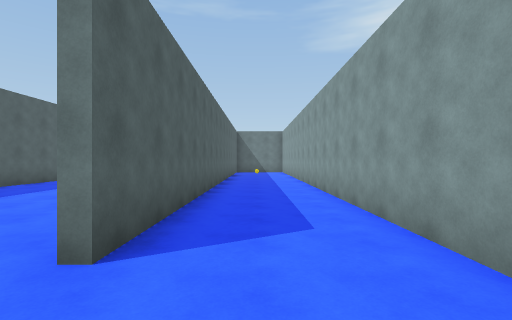
[1] (above)

24 first-person views from a walk through a Unity game level. The camera is 1.5 m above the floor, looks level and sees 85° across. The floor is counted in squares, 2 m on a side. Each view is taken from the middle of a square. On the plan, view 1 faces up. The plan holds only what a view shows up to about 10 squares ahead; the rest is blank. The place goes on beyond the plan. The player is left out.

[2]
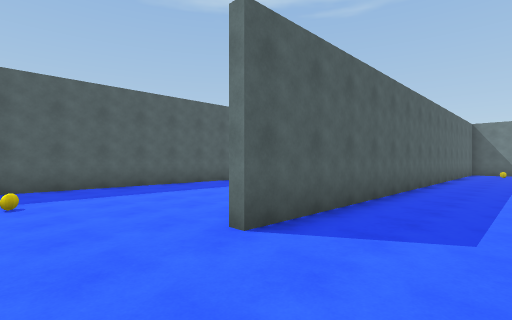

[3]
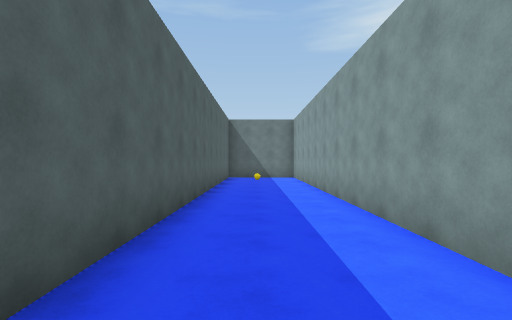

[4]
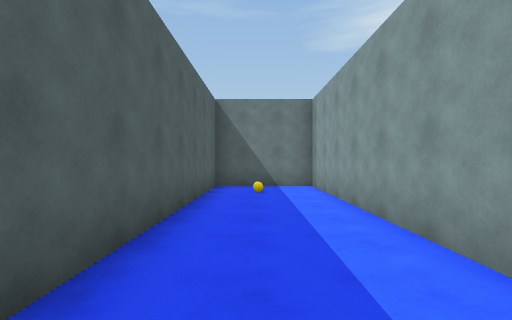

[5]
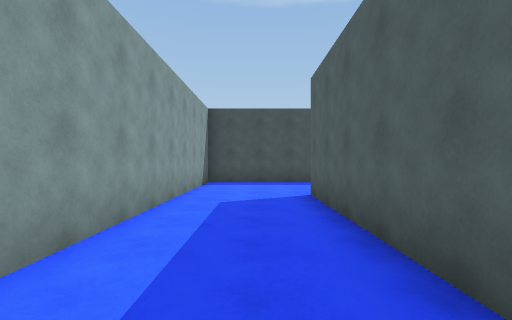

[6]
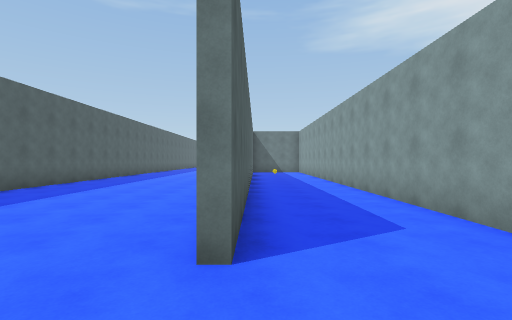

[7]
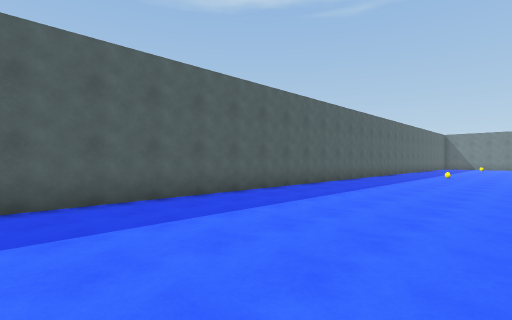

[8]
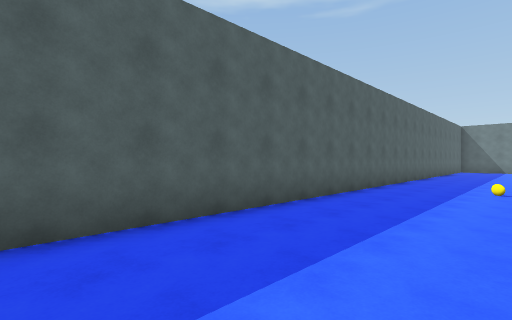

[9]
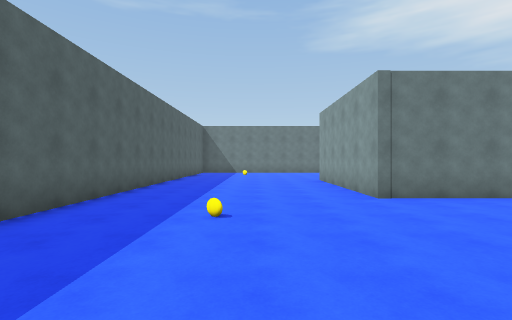

[10]
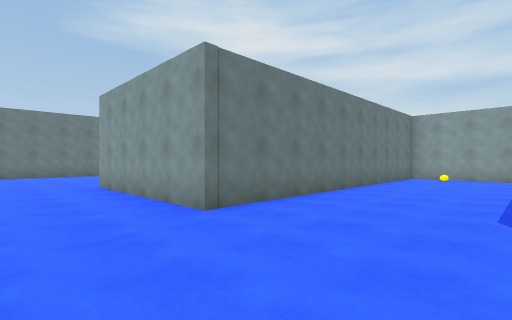

[11]
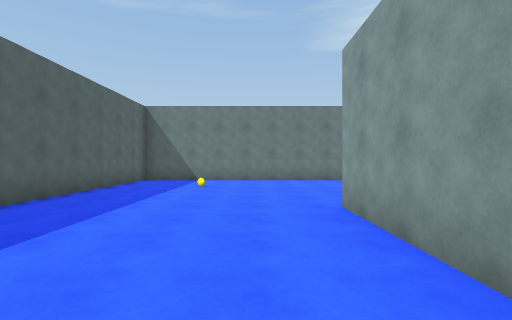

[12]
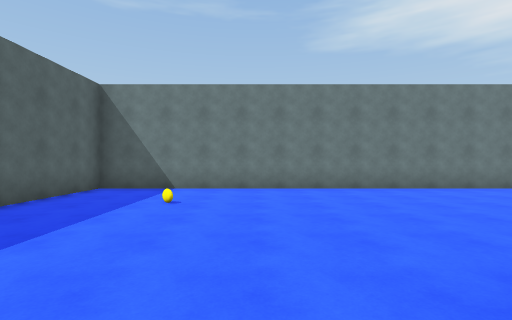

[13]
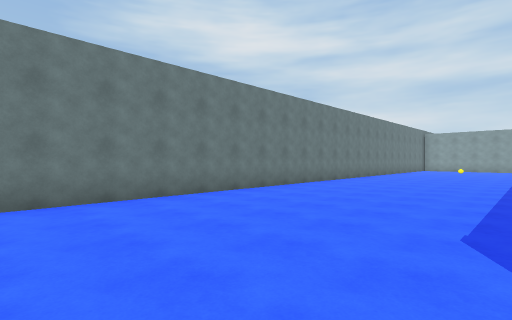

[14]
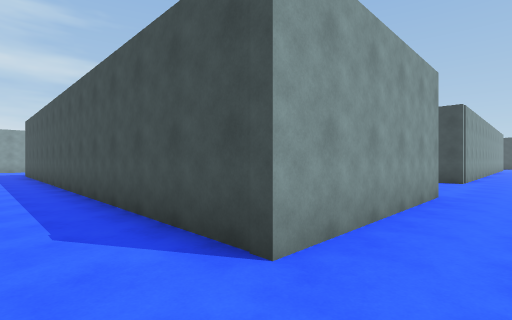

[15]
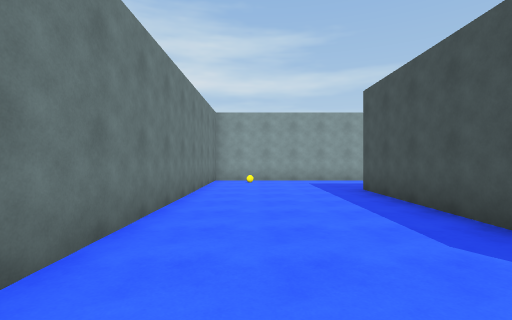

[16]
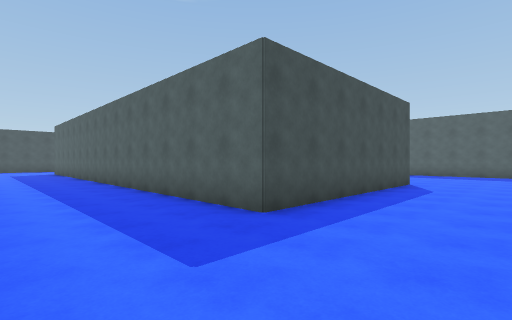

[17]
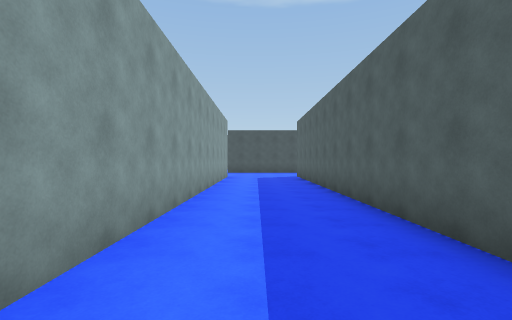

[18]
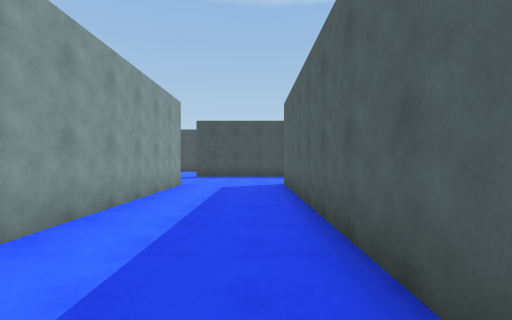

[19]
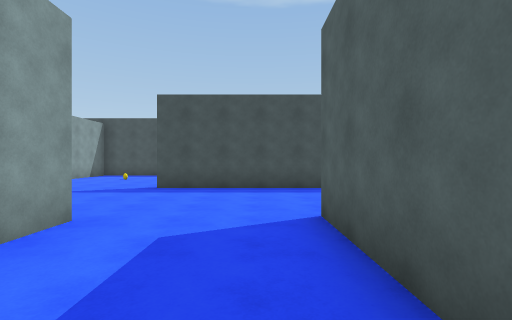

[20]
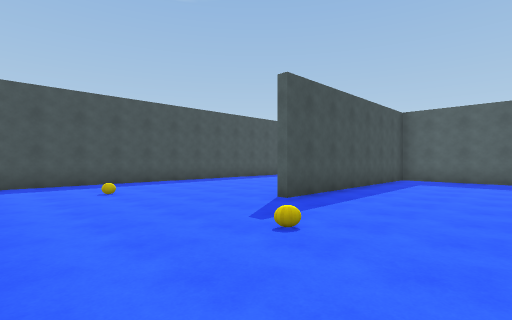

[21]
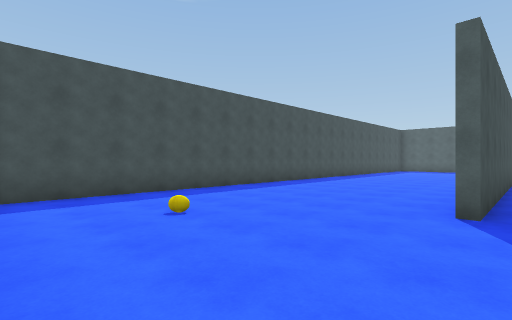

[22]
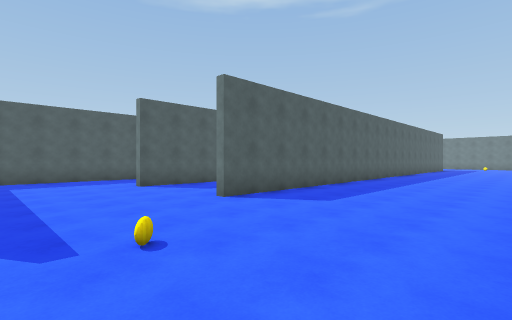

[23]
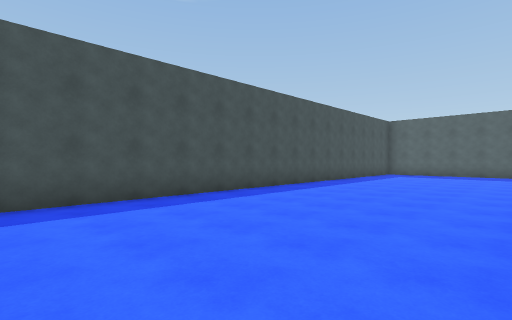

[24]
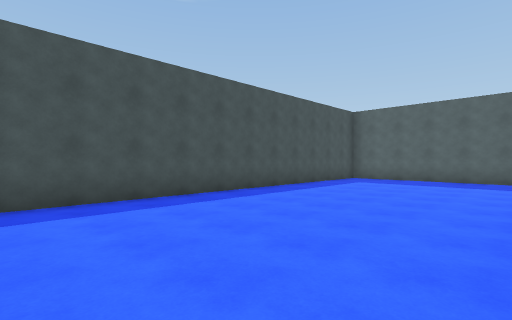

### Floor plan
Points are (right, up) in squares from view 1. A wall is a line through its corners. A room is listed if a view was taken in it or the views show most of it. See-through windows are left out.
Room 1 (views 1, 2, 3, 4, 5)
walls: (-0.4, -1.5) (1.6, -1.5) (1.6, 17) (-1.2, 17) (-1.2, 2)
ways out: opening at (-1, 0.5) to room 2
Room 2 (views 6, 7, 8, 9, 10, 11, 12, 13, 14, 15, 16, 17, 18, 19, 20, 21, 22, 23, 24)
walls: (-1.4, 15.6) (-1.4, 17.3) (5.1, 17.3) (5.1, 2.2); (8.3, 18.5) (8.3, 19.9); (8.5, 8.8) (8.5, 2.5); (7.9, 21.5) (-1.6, 21.5) (-1.6, 26.4) (9.5, 26.4); (1.9, 2.1) (1.9, -1.1); (8.3, 2.5) (8.3, 13.6); (2.4, -1.5) (8.8, -1.5); (-1.9, -1.5) (-0.4, -1.5); (5.8, 32.4) (-7.1, 32.4) (-7.1, 0.2); (-7.1, -2.4) (-7.1, -5.1); (-4.8, -7.4) (12.8, -7.4)
ways out: opening at (-1, 0.5) to room 1

Positions as (right, up) in squares from view 1, and headings:
1: (0, 0), facing up
2: (1, 0), facing up-left
3: (0, 5), facing up
4: (0, 9), facing up
5: (0, 8), facing down
6: (-1, 0), facing up
7: (-2, 6), facing up-left
8: (-4, 12), facing up-left
9: (-4, 16), facing up
10: (-4, 18), facing up-right
11: (-3, 22), facing up
12: (-3, 25), facing up
13: (-3, 27), facing up-right
14: (-3, 28), facing down-right
15: (-2, 20), facing right
16: (8, 20), facing down-left
17: (7, 15), facing down
18: (6, 11), facing down
19: (6, 6), facing down
20: (13, 2), facing down-left
21: (13, -1), facing down-left
22: (13, -1), facing up-left
23: (8, -2), facing down-left
24: (4, -2), facing down-left
